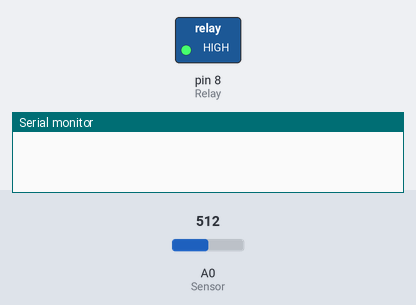
Bench run of a sketch on a simulated Arduino Uno, built with avr-gcc and run on an emulated ATmega328P. Shown: switched loads named in the sketch (green lamp = pin HIGH), the last lines printed to the serial monitor. The test bench sets the inputs (shaded band); at power-on: A0 (Sensor) = 512. EEPROM starts erased.

Above: at 6.2 s.
6.3 s: A0 (Sensor) set to 553
7.8 s: A0 (Sensor) set to 575
At 8.8 s:
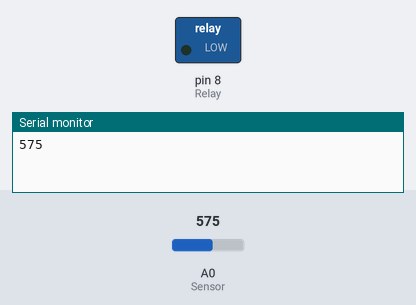
Timing chart, 0 to 10.8 s (numbered marks = the images above; inputs shaded):
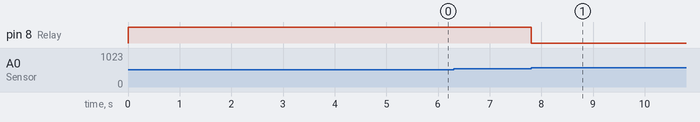

Measured:
- the behaviour switches between 560 and 561 on A0 (Sensor) (found by bisection; images 0 and 1)
- after the input at 6.3 s, every drawn part: stays the same
- after the input at 7.8 s, pin 8 (Relay): HIGH → LOW at once

The sketch:

clap_sensor.ino
```cpp
#include <EEPROM.h>

#define Sensor A0 // Sound Sensor Pin
#define Relay 8 // Load Control Pin

// Variable to store the time when last event happened
unsigned long lastEvent = 0;
int relayState = 0;    // Variable to store the state of relay

void setup() { // put your setup code here, to run once:
Serial.begin(9600);
pinMode(Sensor, INPUT);  // Set sensor pin as an INPUT
pinMode(Relay, OUTPUT);  // Set relay pin as an OUTPUT pin

relayState = EEPROM.read(1);
digitalWrite(Relay, relayState);
delay(5000); // Waiting for a while

}

void loop() {
int sensorData = analogRead(Sensor); // Read Sound sensor
if (sensorData > 560) {
    Serial.println(sensorData);
    if (millis() - lastEvent > 25) { //toggle relay and set the output
    relayState = !relayState;
    EEPROM.write(1, relayState);
    digitalWrite(Relay, relayState);
    delay(1000);
  }

  // Remember when last event happened
  lastEvent = millis();
 }
}
```
